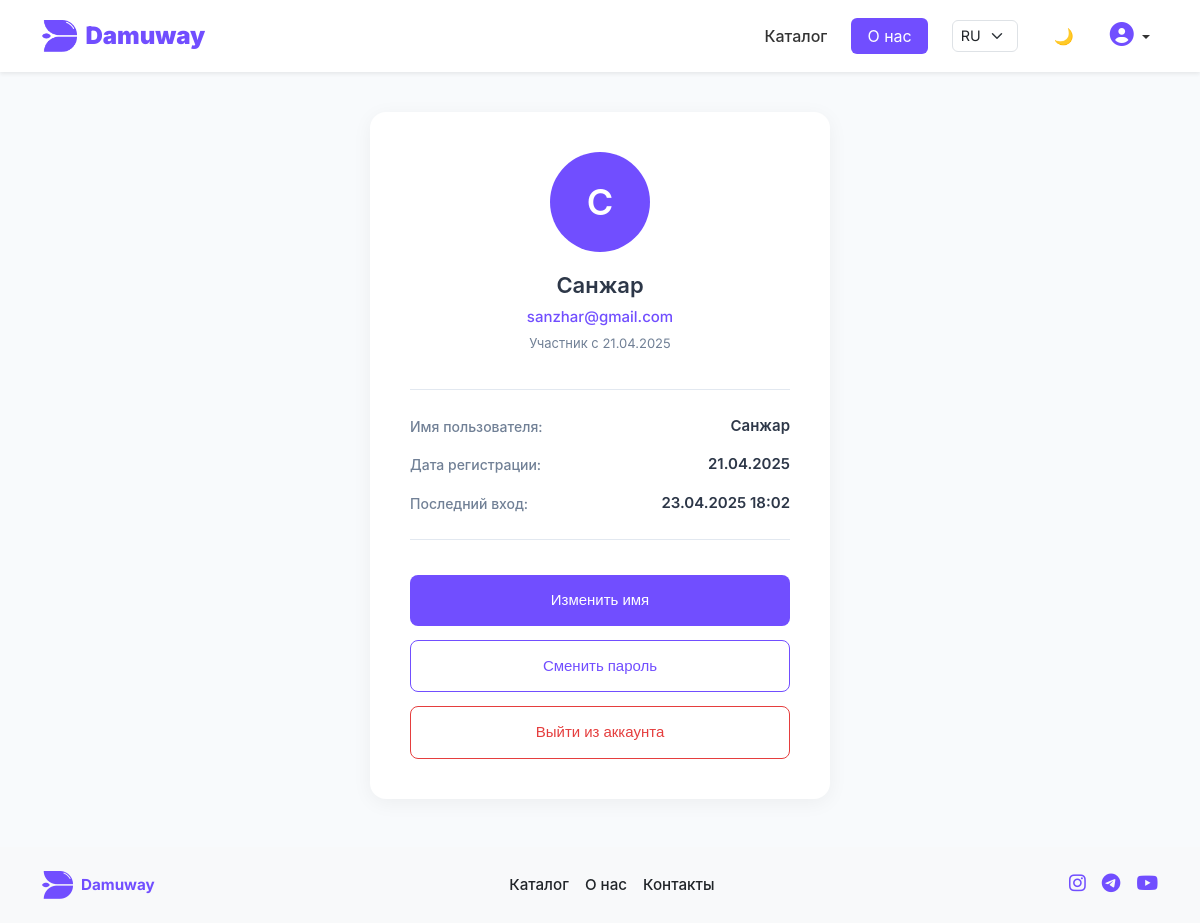
Before: /ru/user/profile/ (signed in) with the older database file.
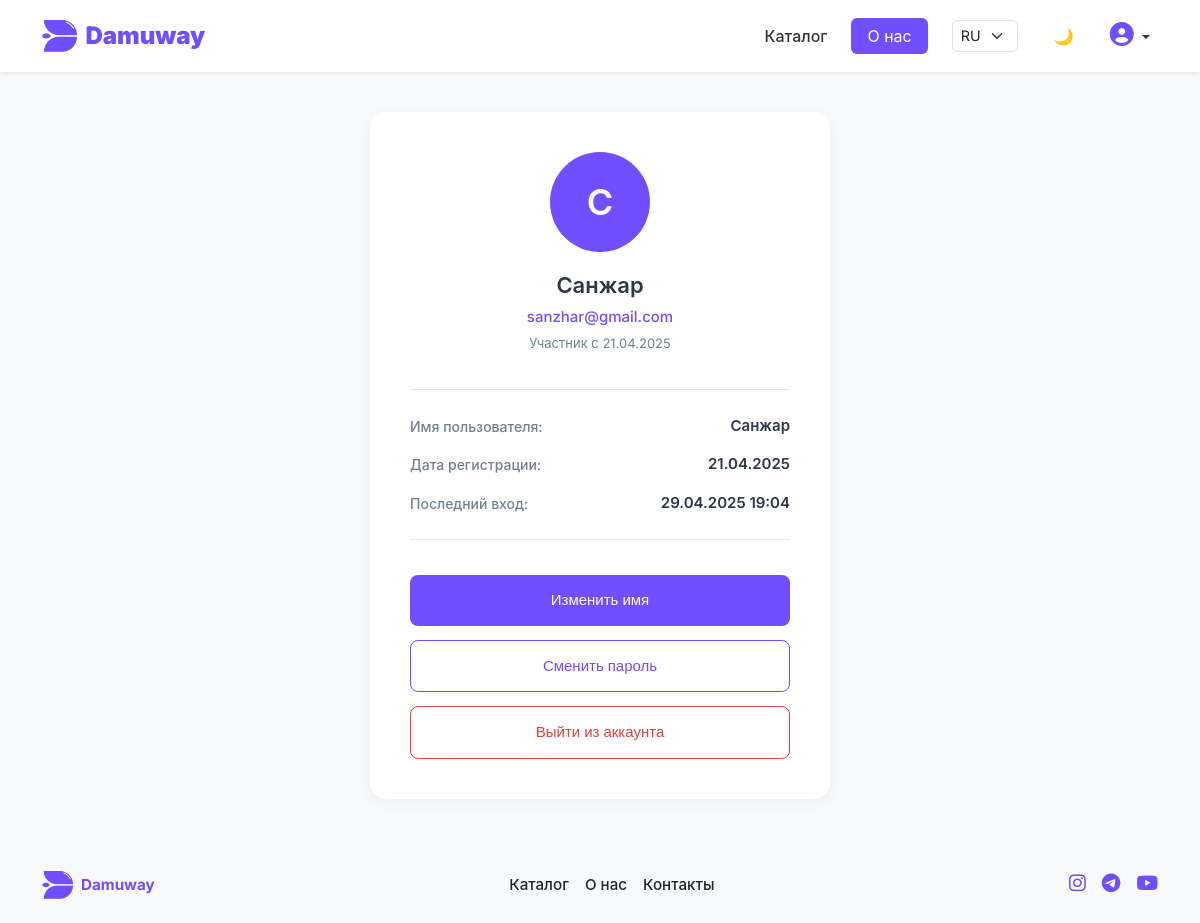
After: the same page with the newer database file.
### user/models.py (models this page shows)
class CustomUser(AbstractUser):
    email = models.EmailField(unique=True)
    pass

### user/views.py (the view)
# urls.py: path('profile/', views.profile, name='profile'),
def profile(request):
    return render(request, 'user/profile.html')

### templates/user/profile.html (shortened to what this page needs)
{% extends 'base.html' %}
{% load static %}
{% block extra_css %}
<link rel="stylesheet" href="{% static 'css/user/profile.css' %}">
{% endblock %}
{% block content %}
<div class="profile-container">
    <div class="profile-card">
        <div class="profile-header">
            <div class="avatar-circle">
                {{ user.first_name.0|default:user.username.0 }}
            </div>
            <h1>{{ user.first_name|default:user.username }}</h1>
            <p class="user-email">{{ user.email }}</p>
            <p class="member-since">Участник с {{ user.date_joined|date:"d.m.Y" }}</p>
        </div>
        <div class="profile-details">
            <div class="detail-item">
                <span class="detail-label">Имя пользователя:</span>
                <span class="detail-value">{{ user.username }}</span>
            </div>
            <div class="detail-item">
                <span class="detail-label">Дата регистрации:</span>
                <span class="detail-value">{{ user.date_joined|date:"d.m.Y" }}</span>
            </div>
            <div class="detail-item">
                <span class="detail-label">Последний вход:</span>
                <span class="detail-value">
                    {% if user.last_login %}
                        {{ user.last_login|date:"d.m.Y H:i" }}
                    {% else %}
                        Ещё не входил
                    {% endif %}
                </span>
            </div>
        </div>
        <div class="profile-actions">
            <a href="#" class="action-btn edit-btn">Изменить имя</a>
            <a href="{% url 'password_reset' %}" class="action-btn change-btn">Сменить пароль</a>
            <a href="{% url 'logout' %}" class="action-btn logout-btn">Выйти из аккаунта</a>
        </div>
    </div>
</div>
{% endblock %}

Changed rows visible on the page:
changed CustomUser "Санжар": last_login "23.04.2025 18:02" → "29.04.2025 19:04"
